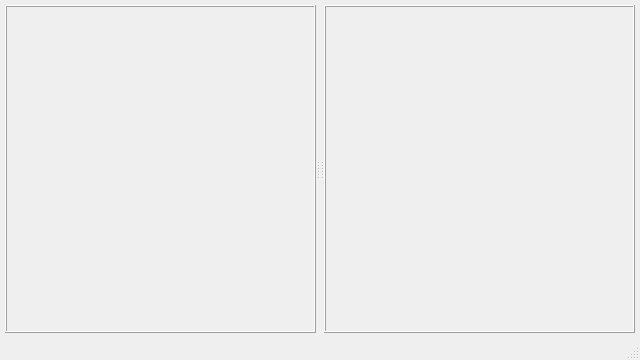
<?xml version="1.0" encoding="UTF-8"?>
<ui version="4.0">
 <class>MainWindow</class>
 <widget class="QMainWindow" name="MainWindow">
  <property name="geometry">
   <rect>
    <x>0</x>
    <y>0</y>
    <width>640</width>
    <height>360</height>
   </rect>
  </property>
  <property name="sizePolicy">
   <sizepolicy hsizetype="Preferred" vsizetype="Preferred">
    <horstretch>0</horstretch>
    <verstretch>0</verstretch>
   </sizepolicy>
  </property>
  <property name="windowTitle">
   <string>MainWindow</string>
  </property>
  <widget class="QWidget" name="main_widget">
   <layout class="QGridLayout" name="gridLayout_4" columnstretch="0">
    <property name="leftMargin">
     <number>5</number>
    </property>
    <property name="topMargin">
     <number>5</number>
    </property>
    <property name="rightMargin">
     <number>5</number>
    </property>
    <property name="bottomMargin">
     <number>5</number>
    </property>
    <property name="spacing">
     <number>0</number>
    </property>
    <item row="0" column="0">
     <widget class="QSplitter" name="main_splitter">
      <property name="sizePolicy">
       <sizepolicy hsizetype="Preferred" vsizetype="Preferred">
        <horstretch>0</horstretch>
        <verstretch>0</verstretch>
       </sizepolicy>
      </property>
      <property name="orientation">
       <enum>Qt::Horizontal</enum>
      </property>
      <widget class="QWidget" name="gridLayoutWidget">
       <layout class="QGridLayout" name="controls_layout">
        <property name="spacing">
         <number>0</number>
        </property>
        <item row="0" column="0">
         <widget class="QStackedWidget" name="controls_stacked_widget">
          <property name="frameShape">
           <enum>QFrame::Box</enum>
          </property>
          <property name="frameShadow">
           <enum>QFrame::Raised</enum>
          </property>
         </widget>
        </item>
       </layout>
      </widget>
      <widget class="QWidget" name="gridLayoutWidget_2">
       <layout class="QGridLayout" name="displays_layout">
        <property name="spacing">
         <number>0</number>
        </property>
        <item row="0" column="0">
         <widget class="QStackedWidget" name="displays_stacked_widget">
          <property name="frameShape">
           <enum>QFrame::NoFrame</enum>
          </property>
          <property name="frameShadow">
           <enum>QFrame::Sunken</enum>
          </property>
          <property name="currentIndex">
           <number>-1</number>
          </property>
         </widget>
        </item>
       </layout>
      </widget>
      <widget class="QWidget" name="gridLayoutWidget_3">
       <layout class="QGridLayout" name="chat_layout">
        <property name="spacing">
         <number>0</number>
        </property>
        <item row="1" column="0">
         <widget class="QStackedWidget" name="chat_stacked_widget">
          <property name="frameShape">
           <enum>QFrame::Box</enum>
          </property>
          <property name="frameShadow">
           <enum>QFrame::Raised</enum>
          </property>
         </widget>
        </item>
       </layout>
      </widget>
     </widget>
    </item>
   </layout>
  </widget>
  <widget class="QStatusBar" name="status_bar"/>
  <action name="action_about">
   <property name="text">
    <string>About</string>
   </property>
  </action>
  <action name="actionMaximize">
   <property name="text">
    <string>Maximize</string>
   </property>
  </action>
  <action name="actionRestore">
   <property name="text">
    <string>Restore</string>
   </property>
  </action>
  <action name="actionMinimize">
   <property name="text">
    <string>Minimize</string>
   </property>
  </action>
  <action name="actionClose">
   <property name="text">
    <string>Close</string>
   </property>
  </action>
  <action name="action_dark_mode">
   <property name="checkable">
    <bool>true</bool>
   </property>
   <property name="text">
    <string>Dark Mode</string>
   </property>
  </action>
  <action name="action_new">
   <property name="text">
    <string>New</string>
   </property>
  </action>
  <action name="action_open">
   <property name="text">
    <string>Open</string>
   </property>
  </action>
  <action name="action_recent">
   <property name="text">
    <string>Recent</string>
   </property>
  </action>
  <action name="action_save">
   <property name="text">
    <string>Save</string>
   </property>
  </action>
  <action name="action_save_as">
   <property name="text">
    <string>Save as...</string>
   </property>
  </action>
  <action name="action_workspace">
   <property name="text">
    <string>Workspace</string>
   </property>
  </action>
  <action name="action_users">
   <property name="text">
    <string>Users</string>
   </property>
  </action>
  <action name="action_developer">
   <property name="text">
    <string>Developer</string>
   </property>
  </action>
  <action name="action_reset_zoom">
   <property name="text">
    <string>Reset Zoom</string>
   </property>
  </action>
  <action name="actionUser_Profile">
   <property name="text">
    <string>User Profile</string>
   </property>
  </action>
 </widget>
 <resources/>
 <connections/>
</ui>
